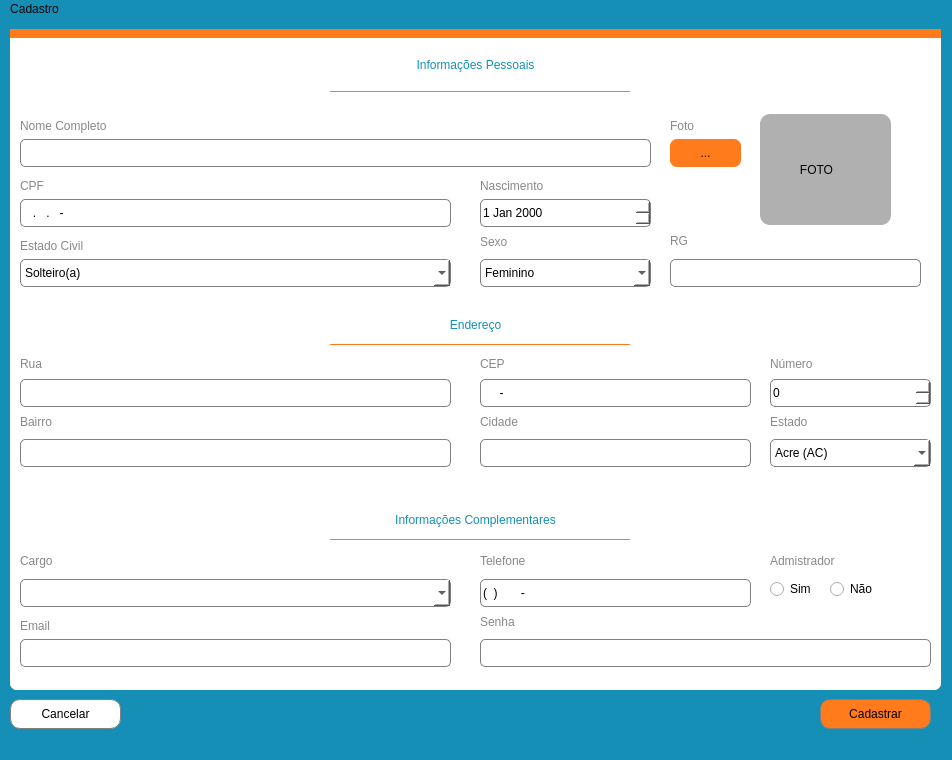
<?xml version="1.0" encoding="UTF-8"?>
<ui version="4.0">
 <class>cadastroServidor</class>
 <widget class="QMainWindow" name="cadastroServidor">
  <property name="geometry">
   <rect>
    <x>0</x>
    <y>0</y>
    <width>952</width>
    <height>760</height>
   </rect>
  </property>
  <property name="sizePolicy">
   <sizepolicy hsizetype="Fixed" vsizetype="Fixed">
    <horstretch>0</horstretch>
    <verstretch>0</verstretch>
   </sizepolicy>
  </property>
  <property name="minimumSize">
   <size>
    <width>952</width>
    <height>760</height>
   </size>
  </property>
  <property name="maximumSize">
   <size>
    <width>952</width>
    <height>760</height>
   </size>
  </property>
  <property name="windowTitle">
   <string>Cadastrar Servidor</string>
  </property>
  <property name="layoutDirection">
   <enum>Qt::LeftToRight</enum>
  </property>
  <property name="styleSheet">
   <string notr="true">background-color: rgb(21, 143, 181)</string>
  </property>
  <widget class="QWidget" name="centralwidget">
   <property name="sizePolicy">
    <sizepolicy hsizetype="Fixed" vsizetype="Fixed">
     <horstretch>0</horstretch>
     <verstretch>0</verstretch>
    </sizepolicy>
   </property>
   <property name="styleSheet">
    <string notr="true">backgroundcolor: rgb(255,255,255)</string>
   </property>
   <widget class="QPushButton" name="btnCadatrar">
    <property name="geometry">
     <rect>
      <x>820</x>
      <y>680</y>
      <width>111</width>
      <height>30</height>
     </rect>
    </property>
    <property name="sizePolicy">
     <sizepolicy hsizetype="Maximum" vsizetype="Expanding">
      <horstretch>0</horstretch>
      <verstretch>0</verstretch>
     </sizepolicy>
    </property>
    <property name="focusPolicy">
     <enum>Qt::StrongFocus</enum>
    </property>
    <property name="layoutDirection">
     <enum>Qt::LeftToRight</enum>
    </property>
    <property name="styleSheet">
     <string notr="true">font: 25 10pt &quot;Malgun Gothic Semilight&quot;;
border: 0.7px solid grey;
border-radius: 10px;
background-color: rgb(255, 123, 28);
box-shadow: 5px -9px 3px #000;
</string>
    </property>
    <property name="text">
     <string>Cadastrar</string>
    </property>
   </widget>
   <widget class="QPushButton" name="btnCancelar">
    <property name="geometry">
     <rect>
      <x>10</x>
      <y>680</y>
      <width>111</width>
      <height>30</height>
     </rect>
    </property>
    <property name="sizePolicy">
     <sizepolicy hsizetype="Maximum" vsizetype="Expanding">
      <horstretch>0</horstretch>
      <verstretch>0</verstretch>
     </sizepolicy>
    </property>
    <property name="focusPolicy">
     <enum>Qt::StrongFocus</enum>
    </property>
    <property name="styleSheet">
     <string notr="true">font: 25 10pt &quot;Malgun Gothic Semilight&quot;;
border: 0.7px solid grey;
border-radius: 10px;
background-color: rgb(255, 255, 255);
box-shadow: 5px -9px 3px #000;</string>
    </property>
    <property name="text">
     <string>Cancelar</string>
    </property>
   </widget>
   <widget class="QFrame" name="framezao">
    <property name="geometry">
     <rect>
      <x>10</x>
      <y>10</y>
      <width>931</width>
      <height>661</height>
     </rect>
    </property>
    <property name="sizePolicy">
     <sizepolicy hsizetype="Expanding" vsizetype="Expanding">
      <horstretch>0</horstretch>
      <verstretch>0</verstretch>
     </sizepolicy>
    </property>
    <property name="styleSheet">
     <string notr="true">background-color: rgb(255, 255, 255);
border-radius: 7px;
</string>
    </property>
    <property name="frameShape">
     <enum>QFrame::StyledPanel</enum>
    </property>
    <property name="frameShadow">
     <enum>QFrame::Raised</enum>
    </property>
    <widget class="QFrame" name="framePessoais">
     <property name="geometry">
      <rect>
       <x>0</x>
       <y>30</y>
       <width>931</width>
       <height>241</height>
      </rect>
     </property>
     <property name="sizePolicy">
      <sizepolicy hsizetype="Expanding" vsizetype="Expanding">
       <horstretch>0</horstretch>
       <verstretch>0</verstretch>
      </sizepolicy>
     </property>
     <property name="styleSheet">
      <string notr="true">background-color: rgb(255, 255, 255)</string>
     </property>
     <property name="frameShape">
      <enum>QFrame::StyledPanel</enum>
     </property>
     <property name="frameShadow">
      <enum>QFrame::Raised</enum>
     </property>
     <widget class="QLabel" name="lblPessoais">
      <property name="geometry">
       <rect>
        <x>0</x>
        <y>-10</y>
        <width>931</width>
        <height>31</height>
       </rect>
      </property>
      <property name="styleSheet">
       <string notr="true">font: 25 12pt &quot;Malgun Gothic Semilight&quot;;
color: rgb(21, 143, 181);</string>
      </property>
      <property name="text">
       <string>Informações Pessoais</string>
      </property>
      <property name="alignment">
       <set>Qt::AlignCenter</set>
      </property>
     </widget>
     <widget class="QLabel" name="label_3">
      <property name="geometry">
       <rect>
        <x>10</x>
        <y>55</y>
        <width>181</width>
        <height>23</height>
       </rect>
      </property>
      <property name="styleSheet">
       <string notr="true">font: 75 10pt &quot;Malgun Gothic&quot;;
color: rgb(136, 136, 136)</string>
      </property>
      <property name="text">
       <string>Nome Completo</string>
      </property>
     </widget>
     <widget class="QLabel" name="label_4">
      <property name="geometry">
       <rect>
        <x>10</x>
        <y>115</y>
        <width>55</width>
        <height>23</height>
       </rect>
      </property>
      <property name="styleSheet">
       <string notr="true">color: rgb(136, 136, 136);
font: 75 10pt &quot;Malgun Gothic&quot;;</string>
      </property>
      <property name="text">
       <string>CPF</string>
      </property>
     </widget>
     <widget class="QLabel" name="label_5">
      <property name="geometry">
       <rect>
        <x>10</x>
        <y>175</y>
        <width>111</width>
        <height>23</height>
       </rect>
      </property>
      <property name="styleSheet">
       <string notr="true">color: rgb(136, 136, 136);
font: 75 10pt &quot;Malgun Gothic&quot;;</string>
      </property>
      <property name="text">
       <string>Estado Civil</string>
      </property>
     </widget>
     <widget class="QLabel" name="label_6">
      <property name="geometry">
       <rect>
        <x>470</x>
        <y>115</y>
        <width>121</width>
        <height>23</height>
       </rect>
      </property>
      <property name="styleSheet">
       <string notr="true">color: rgb(136, 136, 136);
font: 75 10pt &quot;Malgun Gothic&quot;;</string>
      </property>
      <property name="text">
       <string>Nascimento</string>
      </property>
     </widget>
     <widget class="QLabel" name="lblFoto">
      <property name="geometry">
       <rect>
        <x>750</x>
        <y>55</y>
        <width>131</width>
        <height>111</height>
       </rect>
      </property>
      <property name="styleSheet">
       <string notr="true">border-radius: 10px;
background-color: rgb(176, 176, 176);</string>
      </property>
      <property name="text">
       <string>            FOTO</string>
      </property>
     </widget>
     <widget class="QLabel" name="label_8">
      <property name="geometry">
       <rect>
        <x>660</x>
        <y>170</y>
        <width>55</width>
        <height>23</height>
       </rect>
      </property>
      <property name="styleSheet">
       <string notr="true">color: rgb(136, 136, 136);
font: 75 10pt &quot;Malgun Gothic&quot;;</string>
      </property>
      <property name="text">
       <string>RG</string>
      </property>
      <property name="textFormat">
       <enum>Qt::PlainText</enum>
      </property>
     </widget>
     <widget class="QComboBox" name="cbEstadoCivil">
      <property name="geometry">
       <rect>
        <x>10</x>
        <y>200</y>
        <width>431</width>
        <height>28</height>
       </rect>
      </property>
      <property name="styleSheet">
       <string notr="true">border: 1px solid grey;
border-radius: 5px;
font: 9pt &quot;Leelawadee UI Semilight&quot;;
background-color: rgb(255, 255, 255);</string>
      </property>
      <property name="currentIndex">
       <number>0</number>
      </property>
      <property name="maxVisibleItems">
       <number>5</number>
      </property>
      <item>
       <property name="text">
        <string>Solteiro(a)</string>
       </property>
      </item>
      <item>
       <property name="text">
        <string>Casado(a)</string>
       </property>
      </item>
      <item>
       <property name="text">
        <string>Separado(a)</string>
       </property>
      </item>
      <item>
       <property name="text">
        <string>Divorciado(a)</string>
       </property>
      </item>
      <item>
       <property name="text">
        <string>Viúvo(a)</string>
       </property>
      </item>
     </widget>
     <widget class="QDateEdit" name="dateNascimento">
      <property name="geometry">
       <rect>
        <x>470</x>
        <y>140</y>
        <width>171</width>
        <height>28</height>
       </rect>
      </property>
      <property name="styleSheet">
       <string notr="true">border: 1px solid grey;
border-radius: 5px;
font: 9pt &quot;Leelawadee UI Semilight&quot;;
background-color: rgb(255, 255, 255);</string>
      </property>
      <property name="maximumDate">
       <date>
        <year>3000</year>
        <month>12</month>
        <day>31</day>
       </date>
      </property>
      <property name="minimumDate">
       <date>
        <year>1900</year>
        <month>9</month>
        <day>14</day>
       </date>
      </property>
     </widget>
     <widget class="QLabel" name="label_10">
      <property name="geometry">
       <rect>
        <x>470</x>
        <y>175</y>
        <width>55</width>
        <height>16</height>
       </rect>
      </property>
      <property name="styleSheet">
       <string notr="true">color: rgb(136, 136, 136);
font: 75 10pt &quot;Malgun Gothic&quot;;</string>
      </property>
      <property name="text">
       <string>Sexo</string>
      </property>
     </widget>
     <widget class="QComboBox" name="cbSexo">
      <property name="geometry">
       <rect>
        <x>470</x>
        <y>200</y>
        <width>171</width>
        <height>28</height>
       </rect>
      </property>
      <property name="styleSheet">
       <string notr="true">border: 1px solid grey;
border-radius: 5px;
font: 9pt &quot;Leelawadee UI Semilight&quot;;
background-color: rgb(255, 255, 255);</string>
      </property>
      <item>
       <property name="text">
        <string>Feminino</string>
       </property>
      </item>
      <item>
       <property name="text">
        <string>Masculino</string>
       </property>
      </item>
      <item>
       <property name="text">
        <string>Outro</string>
       </property>
      </item>
     </widget>
     <widget class="Line" name="line_3">
      <property name="geometry">
       <rect>
        <x>320</x>
        <y>32</y>
        <width>300</width>
        <height>1</height>
       </rect>
      </property>
      <property name="styleSheet">
       <string notr="true">background-color: rgb(255, 123, 28);</string>
      </property>
      <property name="orientation">
       <enum>Qt::Horizontal</enum>
      </property>
     </widget>
     <widget class="QLabel" name="label_21">
      <property name="geometry">
       <rect>
        <x>660</x>
        <y>55</y>
        <width>55</width>
        <height>23</height>
       </rect>
      </property>
      <property name="styleSheet">
       <string notr="true">color: rgb(136, 136, 136);
font: 75 10pt &quot;Malgun Gothic&quot;;</string>
      </property>
      <property name="text">
       <string>Foto</string>
      </property>
     </widget>
     <widget class="QToolButton" name="toolFoto">
      <property name="geometry">
       <rect>
        <x>660</x>
        <y>80</y>
        <width>71</width>
        <height>28</height>
       </rect>
      </property>
      <property name="styleSheet">
       <string notr="true">background-color: rgb(255, 123, 28);</string>
      </property>
      <property name="text">
       <string>...</string>
      </property>
     </widget>
     <widget class="QLineEdit" name="lineNome">
      <property name="geometry">
       <rect>
        <x>10</x>
        <y>80</y>
        <width>631</width>
        <height>28</height>
       </rect>
      </property>
      <property name="styleSheet">
       <string notr="true">border: 1px solid grey;
border-radius: 5px;
font: 9pt &quot;Leelawadee UI Semilight&quot;;
background-color: rgb(255, 255, 255);</string>
      </property>
     </widget>
     <widget class="QLineEdit" name="lineCpf">
      <property name="geometry">
       <rect>
        <x>10</x>
        <y>140</y>
        <width>431</width>
        <height>28</height>
       </rect>
      </property>
      <property name="styleSheet">
       <string notr="true">border: 1px solid grey;
border-radius: 5px;
font: 9pt &quot;Leelawadee UI Semilight&quot;;
background-color: rgb(255, 255, 255);</string>
      </property>
      <property name="inputMask">
       <string>000.000.000-00</string>
      </property>
     </widget>
     <widget class="QLineEdit" name="lineRg">
      <property name="geometry">
       <rect>
        <x>660</x>
        <y>200</y>
        <width>251</width>
        <height>28</height>
       </rect>
      </property>
      <property name="styleSheet">
       <string notr="true">border: 1px solid grey;
border-radius: 5px;
font: 9pt &quot;Leelawadee UI Semilight&quot;;
background-color: rgb(255, 255, 255);</string>
      </property>
     </widget>
     <zorder>lblPessoais</zorder>
     <zorder>label_3</zorder>
     <zorder>label_4</zorder>
     <zorder>label_5</zorder>
     <zorder>label_6</zorder>
     <zorder>label_8</zorder>
     <zorder>cbEstadoCivil</zorder>
     <zorder>dateNascimento</zorder>
     <zorder>label_10</zorder>
     <zorder>cbSexo</zorder>
     <zorder>line_3</zorder>
     <zorder>lblFoto</zorder>
     <zorder>label_21</zorder>
     <zorder>toolFoto</zorder>
     <zorder>lineNome</zorder>
     <zorder>lineCpf</zorder>
     <zorder>lineRg</zorder>
    </widget>
    <widget class="QFrame" name="frameEndereco">
     <property name="geometry">
      <rect>
       <x>0</x>
       <y>280</y>
       <width>931</width>
       <height>181</height>
      </rect>
     </property>
     <property name="sizePolicy">
      <sizepolicy hsizetype="Expanding" vsizetype="Expanding">
       <horstretch>0</horstretch>
       <verstretch>0</verstretch>
      </sizepolicy>
     </property>
     <property name="layoutDirection">
      <enum>Qt::LeftToRight</enum>
     </property>
     <property name="styleSheet">
      <string notr="true">background-color: rgb(255, 255, 255)</string>
     </property>
     <property name="frameShape">
      <enum>QFrame::StyledPanel</enum>
     </property>
     <property name="frameShadow">
      <enum>QFrame::Raised</enum>
     </property>
     <widget class="QLabel" name="label">
      <property name="geometry">
       <rect>
        <x>0</x>
        <y>0</y>
        <width>931</width>
        <height>31</height>
       </rect>
      </property>
      <property name="styleSheet">
       <string notr="true">font: 25 12pt &quot;Malgun Gothic Semilight&quot;;
color: rgb(21, 143, 181);</string>
      </property>
      <property name="text">
       <string>Endereço</string>
      </property>
      <property name="alignment">
       <set>Qt::AlignCenter</set>
      </property>
     </widget>
     <widget class="QLabel" name="label_11">
      <property name="geometry">
       <rect>
        <x>10</x>
        <y>47</y>
        <width>55</width>
        <height>16</height>
       </rect>
      </property>
      <property name="styleSheet">
       <string notr="true">font: 25 10pt &quot;Malgun Gothic Semilight&quot;;
color: rgb(136, 136, 136)</string>
      </property>
      <property name="text">
       <string>Rua</string>
      </property>
     </widget>
     <widget class="QLabel" name="label_12">
      <property name="geometry">
       <rect>
        <x>760</x>
        <y>47</y>
        <width>71</width>
        <height>16</height>
       </rect>
      </property>
      <property name="styleSheet">
       <string notr="true">font: 25 10pt &quot;Malgun Gothic Semilight&quot;;
color: rgb(136, 136, 136)</string>
      </property>
      <property name="text">
       <string>Número</string>
      </property>
     </widget>
     <widget class="QLabel" name="label_13">
      <property name="geometry">
       <rect>
        <x>10</x>
        <y>105</y>
        <width>55</width>
        <height>16</height>
       </rect>
      </property>
      <property name="styleSheet">
       <string notr="true">font: 25 10pt &quot;Malgun Gothic Semilight&quot;;
color: rgb(136, 136, 136)</string>
      </property>
      <property name="text">
       <string>Bairro</string>
      </property>
     </widget>
     <widget class="QLabel" name="label_14">
      <property name="geometry">
       <rect>
        <x>470</x>
        <y>47</y>
        <width>55</width>
        <height>16</height>
       </rect>
      </property>
      <property name="styleSheet">
       <string notr="true">font: 25 10pt &quot;Malgun Gothic Semilight&quot;;
color: rgb(136, 136, 136)</string>
      </property>
      <property name="text">
       <string>CEP</string>
      </property>
     </widget>
     <widget class="QLabel" name="label_15">
      <property name="geometry">
       <rect>
        <x>470</x>
        <y>105</y>
        <width>55</width>
        <height>16</height>
       </rect>
      </property>
      <property name="styleSheet">
       <string notr="true">font: 25 10pt &quot;Malgun Gothic Semilight&quot;;
color: rgb(136, 136, 136)</string>
      </property>
      <property name="text">
       <string>Cidade</string>
      </property>
     </widget>
     <widget class="QLabel" name="label_16">
      <property name="geometry">
       <rect>
        <x>760</x>
        <y>105</y>
        <width>55</width>
        <height>16</height>
       </rect>
      </property>
      <property name="styleSheet">
       <string notr="true">font: 25 10pt &quot;Malgun Gothic Semilight&quot;;
color: rgb(136, 136, 136)</string>
      </property>
      <property name="text">
       <string>Estado</string>
      </property>
     </widget>
     <widget class="QLineEdit" name="lineRua">
      <property name="geometry">
       <rect>
        <x>10</x>
        <y>70</y>
        <width>431</width>
        <height>28</height>
       </rect>
      </property>
      <property name="styleSheet">
       <string notr="true">border: 1px solid grey;
border-radius: 5px;
font: 9pt &quot;Leelawadee UI Semilight&quot;;
background-color: rgb(255, 255, 255);</string>
      </property>
     </widget>
     <widget class="QSpinBox" name="spinNumero">
      <property name="geometry">
       <rect>
        <x>760</x>
        <y>70</y>
        <width>161</width>
        <height>28</height>
       </rect>
      </property>
      <property name="styleSheet">
       <string notr="true">border: 1px solid grey;
border-radius: 5px;
font: 9pt &quot;Leelawadee UI Semilight&quot;;
background-color: rgb(255, 255, 255);</string>
      </property>
     </widget>
     <widget class="QComboBox" name="cbEstado">
      <property name="geometry">
       <rect>
        <x>760</x>
        <y>130</y>
        <width>161</width>
        <height>28</height>
       </rect>
      </property>
      <property name="styleSheet">
       <string notr="true">border: 1px solid grey;
border-radius: 5px;
font: 9pt &quot;Leelawadee UI Semilight&quot;;
background-color: rgb(255, 255, 255);</string>
      </property>
      <item>
       <property name="text">
        <string>Acre (AC)</string>
       </property>
      </item>
      <item>
       <property name="text">
        <string>Alagoas (AL)</string>
       </property>
      </item>
      <item>
       <property name="text">
        <string>Amapá (AP)</string>
       </property>
      </item>
      <item>
       <property name="text">
        <string>Amazonas (AM)</string>
       </property>
      </item>
      <item>
       <property name="text">
        <string>Bahia (BA)</string>
       </property>
      </item>
      <item>
       <property name="text">
        <string>Ceará (CE)</string>
       </property>
      </item>
      <item>
       <property name="text">
        <string>Distrito Federal (DF)</string>
       </property>
      </item>
      <item>
       <property name="text">
        <string>Espírito Santos (ES)</string>
       </property>
      </item>
      <item>
       <property name="text">
        <string>Goiás (GO)</string>
       </property>
      </item>
      <item>
       <property name="text">
        <string>Maranhão (MA)</string>
       </property>
      </item>
      <item>
       <property name="text">
        <string>Mato Grosso (MT)</string>
       </property>
      </item>
      <item>
       <property name="text">
        <string>Mato Grosso do Sul (MS)</string>
       </property>
      </item>
      <item>
       <property name="text">
        <string>Minas Gerais (MG)</string>
       </property>
      </item>
      <item>
       <property name="text">
        <string>Pará (PA)</string>
       </property>
      </item>
      <item>
       <property name="text">
        <string>Paraíba (PB)</string>
       </property>
      </item>
      <item>
       <property name="text">
        <string>Paraná (PR)</string>
       </property>
      </item>
      <item>
       <property name="text">
        <string>Pernambuco (PR)</string>
       </property>
      </item>
      <item>
       <property name="text">
        <string>Piauí (PI)</string>
       </property>
      </item>
      <item>
       <property name="text">
        <string>Rio de Janeiro (RJ)</string>
       </property>
      </item>
      <item>
       <property name="text">
        <string>Rio Grande do Norte (RN)</string>
       </property>
      </item>
      <item>
       <property name="text">
        <string>Rondônia (RO)</string>
       </property>
      </item>
      <item>
       <property name="text">
        <string>Roraima (RR)</string>
       </property>
      </item>
      <item>
       <property name="text">
        <string>Santa Catarina (SC)</string>
       </property>
      </item>
      <item>
       <property name="text">
        <string>São Paulo (SP)</string>
       </property>
      </item>
      <item>
       <property name="text">
        <string>Sergipe (SE)</string>
       </property>
      </item>
      <item>
       <property name="text">
        <string>Tocantins (TO)</string>
       </property>
      </item>
     </widget>
     <widget class="Line" name="line_2">
      <property name="geometry">
       <rect>
        <x>320</x>
        <y>35</y>
        <width>300</width>
        <height>1</height>
       </rect>
      </property>
      <property name="styleSheet">
       <string notr="true">background-color: rgb(255, 123, 28);</string>
      </property>
      <property name="orientation">
       <enum>Qt::Horizontal</enum>
      </property>
     </widget>
     <widget class="QLineEdit" name="lineBairro">
      <property name="geometry">
       <rect>
        <x>10</x>
        <y>130</y>
        <width>431</width>
        <height>28</height>
       </rect>
      </property>
      <property name="styleSheet">
       <string notr="true">border: 1px solid grey;
border-radius: 5px;
font: 9pt &quot;Leelawadee UI Semilight&quot;;
background-color: rgb(255, 255, 255);</string>
      </property>
     </widget>
     <widget class="QLineEdit" name="lineCep">
      <property name="geometry">
       <rect>
        <x>470</x>
        <y>70</y>
        <width>271</width>
        <height>28</height>
       </rect>
      </property>
      <property name="styleSheet">
       <string notr="true">border: 1px solid grey;
border-radius: 5px;
font: 9pt &quot;Leelawadee UI Semilight&quot;;
background-color: rgb(255, 255, 255);</string>
      </property>
      <property name="inputMask">
       <string>00000-000</string>
      </property>
     </widget>
     <widget class="QLineEdit" name="lineCidade">
      <property name="geometry">
       <rect>
        <x>470</x>
        <y>130</y>
        <width>271</width>
        <height>28</height>
       </rect>
      </property>
      <property name="styleSheet">
       <string notr="true">border: 1px solid grey;
border-radius: 5px;
font: 9pt &quot;Leelawadee UI Semilight&quot;;
background-color: rgb(255, 255, 255);</string>
      </property>
     </widget>
     <zorder>label_11</zorder>
     <zorder>label_12</zorder>
     <zorder>label_13</zorder>
     <zorder>label_14</zorder>
     <zorder>label_15</zorder>
     <zorder>label_16</zorder>
     <zorder>lineRua</zorder>
     <zorder>spinNumero</zorder>
     <zorder>cbEstado</zorder>
     <zorder>label</zorder>
     <zorder>line_2</zorder>
     <zorder>lineBairro</zorder>
     <zorder>lineCep</zorder>
     <zorder>lineCidade</zorder>
    </widget>
    <widget class="QFrame" name="frameComplementares">
     <property name="geometry">
      <rect>
       <x>0</x>
       <y>460</y>
       <width>931</width>
       <height>201</height>
      </rect>
     </property>
     <property name="sizePolicy">
      <sizepolicy hsizetype="Expanding" vsizetype="Expanding">
       <horstretch>0</horstretch>
       <verstretch>0</verstretch>
      </sizepolicy>
     </property>
     <property name="styleSheet">
      <string notr="true">background-color: rgb(255, 255, 255)</string>
     </property>
     <property name="frameShape">
      <enum>QFrame::StyledPanel</enum>
     </property>
     <property name="frameShadow">
      <enum>QFrame::Raised</enum>
     </property>
     <widget class="QLabel" name="lblInfoComplementares">
      <property name="geometry">
       <rect>
        <x>0</x>
        <y>10</y>
        <width>931</width>
        <height>41</height>
       </rect>
      </property>
      <property name="styleSheet">
       <string notr="true">font: 25 12pt &quot;Malgun Gothic Semilight&quot;;
color: rgb(21, 143, 181);</string>
      </property>
      <property name="text">
       <string>Informações Complementares</string>
      </property>
      <property name="alignment">
       <set>Qt::AlignCenter</set>
      </property>
     </widget>
     <widget class="QLabel" name="label_17">
      <property name="geometry">
       <rect>
        <x>10</x>
        <y>60</y>
        <width>55</width>
        <height>23</height>
       </rect>
      </property>
      <property name="styleSheet">
       <string notr="true">font: 25 10pt &quot;Malgun Gothic Semilight&quot;;
color: rgb(136, 136, 136)</string>
      </property>
      <property name="text">
       <string>Cargo</string>
      </property>
     </widget>
     <widget class="QLabel" name="label_18">
      <property name="geometry">
       <rect>
        <x>470</x>
        <y>125</y>
        <width>55</width>
        <height>16</height>
       </rect>
      </property>
      <property name="styleSheet">
       <string notr="true">font: 25 10pt &quot;Malgun Gothic Semilight&quot;;
color: rgb(136, 136, 136)</string>
      </property>
      <property name="text">
       <string>Senha</string>
      </property>
     </widget>
     <widget class="QLabel" name="label_19">
      <property name="geometry">
       <rect>
        <x>760</x>
        <y>60</y>
        <width>121</width>
        <height>23</height>
       </rect>
      </property>
      <property name="styleSheet">
       <string notr="true">font: 25 10pt &quot;Malgun Gothic Semilight&quot;;
color: rgb(136, 136, 136)</string>
      </property>
      <property name="text">
       <string>Admistrador</string>
      </property>
     </widget>
     <widget class="QLabel" name="label_20">
      <property name="geometry">
       <rect>
        <x>10</x>
        <y>125</y>
        <width>55</width>
        <height>23</height>
       </rect>
      </property>
      <property name="styleSheet">
       <string notr="true">font: 25 10pt &quot;Malgun Gothic Semilight&quot;;
color: rgb(136, 136, 136)</string>
      </property>
      <property name="text">
       <string>Email</string>
      </property>
     </widget>
     <widget class="QComboBox" name="lineCargo">
      <property name="geometry">
       <rect>
        <x>10</x>
        <y>90</y>
        <width>431</width>
        <height>28</height>
       </rect>
      </property>
      <property name="styleSheet">
       <string notr="true">border: 1px solid grey;
border-radius: 5px;
font: 9pt &quot;Leelawadee UI Semilight&quot;;
background-color: rgb(255, 255, 255);</string>
      </property>
     </widget>
     <widget class="QRadioButton" name="rbSim">
      <property name="geometry">
       <rect>
        <x>760</x>
        <y>90</y>
        <width>61</width>
        <height>20</height>
       </rect>
      </property>
      <property name="styleSheet">
       <string notr="true">font: 9pt &quot;Leelawadee UI Semilight&quot;;
</string>
      </property>
      <property name="text">
       <string>Sim</string>
      </property>
     </widget>
     <widget class="QRadioButton" name="rbNao">
      <property name="geometry">
       <rect>
        <x>820</x>
        <y>90</y>
        <width>95</width>
        <height>20</height>
       </rect>
      </property>
      <property name="styleSheet">
       <string notr="true">font: 9pt &quot;Leelawadee UI Semilight&quot;;
</string>
      </property>
      <property name="text">
       <string>Não</string>
      </property>
     </widget>
     <widget class="QLineEdit" name="lineSenha">
      <property name="geometry">
       <rect>
        <x>470</x>
        <y>150</y>
        <width>451</width>
        <height>28</height>
       </rect>
      </property>
      <property name="styleSheet">
       <string notr="true">border: 1px solid grey;
border-radius: 5px;
font: 9pt &quot;Leelawadee UI Semilight&quot;;
background-color: rgb(255, 255, 255);</string>
      </property>
      <property name="echoMode">
       <enum>QLineEdit::Password</enum>
      </property>
     </widget>
     <widget class="Line" name="line">
      <property name="geometry">
       <rect>
        <x>320</x>
        <y>50</y>
        <width>300</width>
        <height>1</height>
       </rect>
      </property>
      <property name="styleSheet">
       <string notr="true">background-color: rgb(255, 123, 28);</string>
      </property>
      <property name="orientation">
       <enum>Qt::Horizontal</enum>
      </property>
     </widget>
     <widget class="QLabel" name="label_9">
      <property name="geometry">
       <rect>
        <x>470</x>
        <y>60</y>
        <width>91</width>
        <height>23</height>
       </rect>
      </property>
      <property name="styleSheet">
       <string notr="true">color: rgb(136, 136, 136);
font: 75 10pt &quot;Malgun Gothic&quot;;</string>
      </property>
      <property name="text">
       <string>Telefone</string>
      </property>
     </widget>
     <widget class="QLineEdit" name="lineEmail">
      <property name="geometry">
       <rect>
        <x>10</x>
        <y>150</y>
        <width>431</width>
        <height>28</height>
       </rect>
      </property>
      <property name="styleSheet">
       <string notr="true">border: 1px solid grey;
border-radius: 5px;
font: 9pt &quot;Leelawadee UI Semilight&quot;;
background-color: rgb(255, 255, 255);</string>
      </property>
     </widget>
     <widget class="QLineEdit" name="lineTelefone">
      <property name="geometry">
       <rect>
        <x>470</x>
        <y>90</y>
        <width>271</width>
        <height>28</height>
       </rect>
      </property>
      <property name="styleSheet">
       <string notr="true">border: 1px solid grey;
border-radius: 5px;
font: 9pt &quot;Leelawadee UI Semilight&quot;;
background-color: rgb(255, 255, 255);</string>
      </property>
      <property name="inputMethodHints">
       <set>Qt::ImhNone</set>
      </property>
      <property name="inputMask">
       <string>(00) 0 0000-0000</string>
      </property>
     </widget>
    </widget>
    <widget class="QFrame" name="frameLaranja">
     <property name="geometry">
      <rect>
       <x>0</x>
       <y>0</y>
       <width>931</width>
       <height>9</height>
      </rect>
     </property>
     <property name="styleSheet">
      <string notr="true">background-color: rgb(255, 123, 28);
border-radius: 0.2px;
</string>
     </property>
     <property name="frameShape">
      <enum>QFrame::StyledPanel</enum>
     </property>
     <property name="frameShadow">
      <enum>QFrame::Raised</enum>
     </property>
    </widget>
    <zorder>frameLaranja</zorder>
    <zorder>framePessoais</zorder>
    <zorder>frameEndereco</zorder>
    <zorder>frameComplementares</zorder>
   </widget>
   <zorder>framezao</zorder>
   <zorder>btnCadatrar</zorder>
   <zorder>btnCancelar</zorder>
  </widget>
  <widget class="QMenuBar" name="menubar">
   <property name="geometry">
    <rect>
     <x>0</x>
     <y>0</y>
     <width>952</width>
     <height>26</height>
    </rect>
   </property>
   <property name="styleSheet">
    <string notr="true">backgroundcolor: rgb(59, 59, 59)</string>
   </property>
   <widget class="QMenu" name="menuLalala">
    <property name="title">
     <string>Cadastro</string>
    </property>
   </widget>
   <addaction name="menuLalala"/>
  </widget>
  <widget class="QStatusBar" name="statusbar">
   <property name="styleSheet">
    <string notr="true">backgroundcolor: #000000</string>
   </property>
  </widget>
 </widget>
 <resources/>
 <connections/>
</ui>
